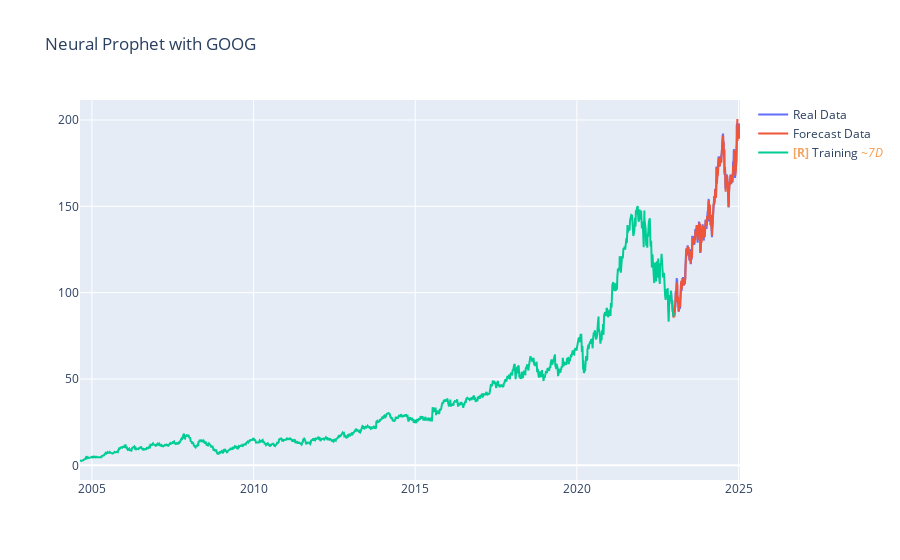

Notebook source saved alongside this figure:
### Code cell
fig = go.Figure()
fig.update_layout(title="Neural Prophet with GOOG")
fig.add_trace(go.Scatter(x=df_test['ds'], y=df_test['y'], mode='lines', name='Real Data'))
fig.add_trace(go.Scatter(x=forecast['ds'], y=forecast['yhat1'], mode='lines', name='Forecast Data'))
fig.add_trace(go.Scatter(x=df_train['ds'], y=df_train['y'], mode='lines', name='Training'))
fig.show()

### Figure 1 — Plotly figure (JSON) as saved in the notebook; plotly's stock layout.template omitted (floating-point values rounded to 4 significant figures; data arrays with more than 128 entries replaced by an {"elided": "..."} marker saying what was removed)
{"data": [{"mode": "lines", "name": "Real Data", "type": "scatter", "uid": "f2e00e96-a7a0-471a-8238-192c9fb482f7", "x": {"elided": "559 str values"}, "y": {"elided": "559 float values"}}, {"mode": "lines", "name": "Forecast Data", "type": "scatter", "uid": "fc7dbe36-be49-4c42-8dd1-b9dca715581b", "x": {"elided": "781 str values"}, "y": {"elided": "781 float values"}}, {"mode": "lines", "name": "<b style=\"color:sandybrown\">[R]</b> Training <i style=\"color:#fc9944\">~7D</i>", "type": "scatter", "uid": "79fb6997-0a29-47dc-9aeb-99343363bea5", "x": {"elided": "1000 str values"}, "y": {"elided": "1000 float values"}}], "layout": {"title": {"text": "Neural Prophet with GOOG"}}}
